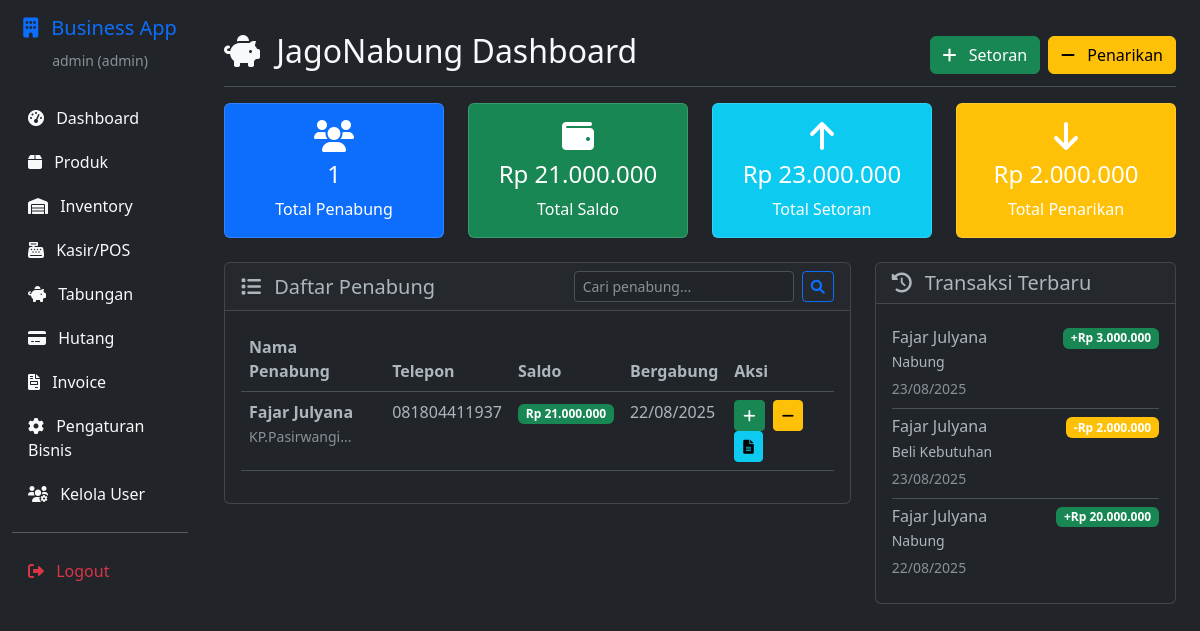
Page /savings (signed in) on the earlier database version.
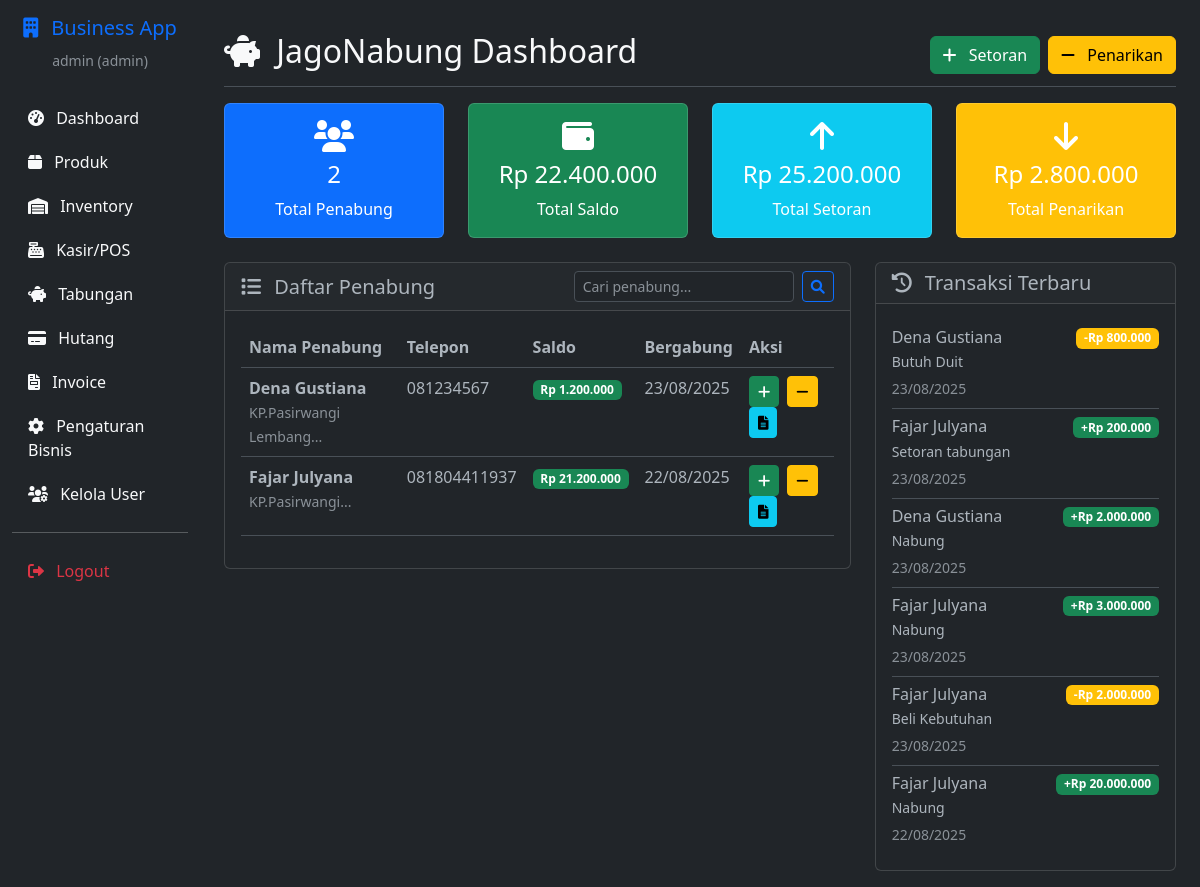
Same page on the later database version.
### app.py (models this page shows)
class Saver(db.Model):
    __tablename__ = 'savers'
    id = db.Column(db.Integer, primary_key=True)
    name = db.Column(db.String(100), nullable=False, unique=True)
    phone = db.Column(db.String(20))
    address = db.Column(db.Text)
    created_at = db.Column(db.DateTime, default=datetime.utcnow)
    transactions = db.relationship('SavingsTransaction', backref='saver', lazy=True, cascade='all, delete-orphan')
    def get_balance(self):
        deposits = db.session.query(db.func.sum(SavingsTransaction.amount)).filter(
            SavingsTransaction.saver_id == self.id,
            SavingsTransaction.type == 'deposit'
        ).scalar() or 0
        withdrawals = db.session.query(db.func.sum(SavingsTransaction.amount)).filter(
            SavingsTransaction.saver_id == self.id,
            SavingsTransaction.type == 'withdrawal'
        ).scalar() or 0
        return deposits - withdrawals

class SavingsTransaction(db.Model):
    __tablename__ = 'savings_transactions'
    id = db.Column(db.Integer, primary_key=True)
    saver_id = db.Column(db.Integer, db.ForeignKey('savers.id'), nullable=False)
    date = db.Column(db.Date, nullable=False)
    amount = db.Column(db.Float, nullable=False)
    type = db.Column(db.String(20), nullable=False)  # 'deposit' or 'withdrawal'
    description = db.Column(db.Text)
    balance_after = db.Column(db.Float, nullable=False)
    created_at = db.Column(db.DateTime, default=datetime.utcnow)

### app.py (the view)
@app.route('/savings')
@cashier_access
def savings():
    search_query = request.args.get('search', '').strip()
    savers_query = Saver.query
    if search_query:
        savers_query = savers_query.filter(Saver.name.contains(search_query))
    savers = savers_query.order_by(Saver.name).all()
    recent_transactions = db.session.query(SavingsTransaction).join(Saver).order_by(
        SavingsTransaction.created_at.desc()
    ).limit(20).all()
    total_deposits = db.session.query(db.func.sum(SavingsTransaction.amount)).filter(
        SavingsTransaction.type == 'deposit'
    ).scalar() or 0
    total_withdrawals = db.session.query(db.func.sum(SavingsTransaction.amount)).filter(
        SavingsTransaction.type == 'withdrawal'
    ).scalar() or 0
    stats = {
        'total_savers': len(savers),
        'total_balance': total_deposits - total_withdrawals,
        'total_deposits': total_deposits,
        'total_withdrawals': total_withdrawals
    }
    return render_template('savings/dashboard.html',
                         savers=savers,
                         recent_transactions=recent_transactions,
                         stats=stats,
                         search_query=search_query,
                         format_currency=format_currency)

### app.py (called while the page is built)
def format_currency(amount):
    try:
        if amount is None:
            return "Rp 0"
        return f"Rp {float(amount):,.0f}".replace(',', '.')
    except (ValueError, TypeError):
        return "Rp 0"

def cashier_access(f):
    from functools import wraps
    @wraps(f)
    def decorated_function(*args, **kwargs):
        if 'user_id' not in session:
            flash('Silakan login terlebih dahulu.', 'error')
            return redirect(url_for('login'))
        user = User.query.get(session['user_id'])
        if not user or user.role not in ['admin', 'manager', 'cashier']:
            flash('Akses ditolak.', 'error')
            return redirect(url_for('dashboard'))
        return f(*args, **kwargs)
    return decorated_function

@app.context_processor
def inject_common_functions():
    return {
        'format_currency': format_currency,
        'datetime': datetime,
        'timedelta': timedelta
    }

### templates/savings/dashboard.html (shortened to what the changed rows need)
{% extends "base.html" %}
{% block content %}
<div class="d-flex justify-content-between flex-wrap flex-md-nowrap align-items-center pt-3 pb-2 mb-3 border-bottom">
    <h1 class="h2">
        <i class="fas fa-piggy-bank me-2"></i>
        JagoNabung Dashboard
    </h1>
</div>
<div class="row mb-4">
    <div class="col-md-3">
        <div class="card bg-primary text-white">
            <div class="card-body text-center">
                <i class="fas fa-users fa-2x mb-2"></i>
                <h4>{{ stats.total_savers }}</h4>
                <p class="mb-0">Total Penabung</p>
            </div>
        </div>
    </div>
    <div class="col-md-3">
        <div class="card bg-success text-white">
            <div class="card-body text-center">
                <i class="fas fa-wallet fa-2x mb-2"></i>
                <h4>{{ format_currency(stats.total_balance) }}</h4>
                <p class="mb-0">Total Saldo</p>
            </div>
        </div>
    </div>
    <div class="col-md-3">
        <div class="card bg-info text-white">
            <div class="card-body text-center">
                <i class="fas fa-arrow-up fa-2x mb-2"></i>
                <h4>{{ format_currency(stats.total_deposits) }}</h4>
                <p class="mb-0">Total Setoran</p>
            </div>
        </div>
    </div>
    <div class="col-md-3">
        <div class="card bg-warning text-white">
            <div class="card-body text-center">
                <i class="fas fa-arrow-down fa-2x mb-2"></i>
                <h4>{{ format_currency(stats.total_withdrawals) }}</h4>
                <p class="mb-0">Total Penarikan</p>
            </div>
        </div>
    </div>
</div>
<div class="row">
    <div class="col-md-8">
        <div class="card">
            <div class="card-body">
                {% if savers %}
                <div class="table-responsive">
                    <table class="table table-hover">
                        <thead>
                            <tr>
                                <th>Nama Penabung</th>
                                <th>Telepon</th>
                                <th>Saldo</th>
                                <th>Bergabung</th>
                                <th>Aksi</th>
                            </tr>
                        </thead>
                        <tbody>
                            {% for saver in savers %}
                            <tr>
                                <td>
                                    <strong>{{ saver.name }}</strong>
                                    {% if saver.address %}
                                    <br><small class="text-muted">{{ saver.address[:30] }}...</small>
                                    {% endif %}
                                </td>
                                <td>{{ saver.phone or '-' }}</td>
                                <td>
                                    {% set balance = saver.get_balance() %}
                                    <span class="badge {% if balance > 0 %}bg-success{% else %}bg-secondary{% endif %}">
                                        {{ format_currency(balance) }}
                                    </span>
                                </td>
                                <td>{{ saver.created_at.strftime('%d/%m/%Y') }}</td>
                                <td>
                                    <a href="{{ url_for('savings_deposit') }}?saver={{ saver.name }}" class="btn btn-success btn-sm me-1" title="Setoran">
                                        <i class="fas fa-plus"></i>
                                    </a>
                                    <a href="/savings/withdraw?saver={{ saver.name }}" class="btn btn-warning btn-sm me-1" title="Penarikan">
                                        <i class="fas fa-minus"></i>
                                    </a>
                                    <a href="{{ url_for('savings_statement', saver_id=saver.id) }}" class="btn btn-info btn-sm" title="Rekening Koran">
                                        <i class="fas fa-file-alt"></i>
                                    </a>
                                </td>
                            </tr>
                            {% endfor %}
                        </tbody>
                    </table>
                </div>
                {% endif %}
            </div>
        </div>
    </div>
    <div class="col-md-4">
        <div class="card">
            <div class="card-body">
                {% if recent_transactions %}
                <div class="list-group list-group-flush">
                    {% for transaction in recent_transactions %}
                    <div class="list-group-item px-0">
                        <div class="d-flex justify-content-between align-items-start">
                            <div>
                                <h6 class="mb-1">{{ transaction.saver.name }}</h6>
                                <p class="mb-1 small">{{ transaction.description }}</p>
                                <small class="text-muted">{{ transaction.date.strftime('%d/%m/%Y') }}</small>
                            </div>
                            <span class="badge {% if transaction.type == 'deposit' %}bg-success{% else %}bg-warning{% endif %}">
                                {% if transaction.type == 'deposit' %}+{% else %}-{% endif %}{{ format_currency(transaction.amount) }}
                            </span>
                        </div>
                    </div>
                    {% endfor %}
                </div>
                {% else %}
                <p class="text-muted text-center">Belum ada transaksi</p>
                {% endif %}
            </div>
        </div>
    </div>
</div>
{% endblock %}

Differences in the rows shown:
added Saver: name "Dena Gustiana", address "KP.Pasirwangi Lembang", phone "081234567", format_currency "Rp 1.200.000", created_at "23/08/2025"
computed for Saver "Fajar Julyana": format_currency "Rp 21.000.000" → "Rp 21.200.000"
added SavingsTransaction: amount "Rp 800.000", type "withdrawal" (drawn)
added SavingsTransaction: amount "Rp 200.000"
added SavingsTransaction: amount "Rp 2.000.000"
Other differences:
{{ stats.total_savers }}: "1" → "2"
text no longer shown: "Rp 21.000.000 Rp 23.000.000 Rp 2.000.000"
text now shown: "Rp 22.400.000 Rp 25.200.000 Rp 2.800.000"
